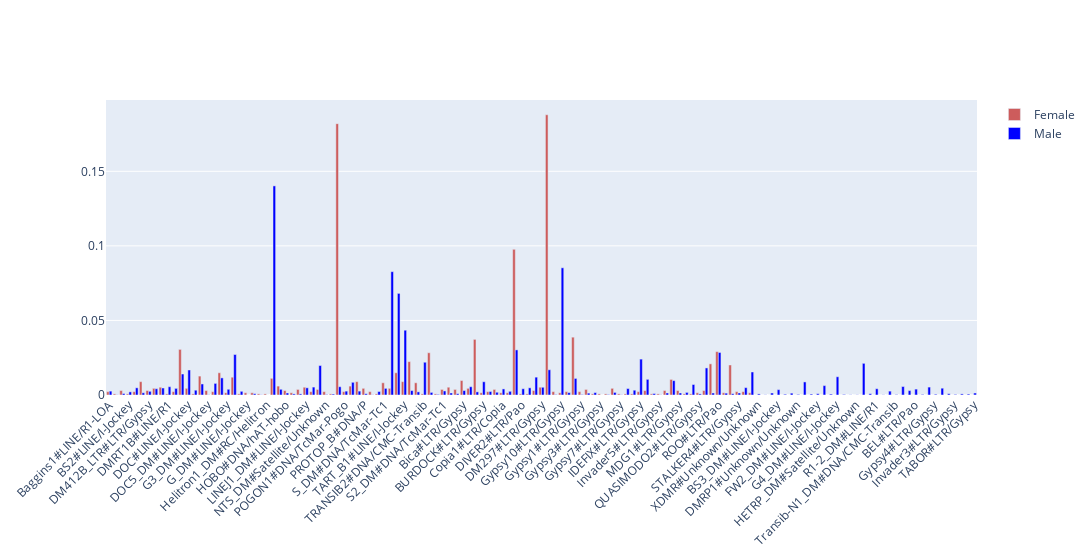

The notebook cell this image was saved under:
### Markdown cell above
## Barplot of TE expression ratio (from consensus data)

### Code cell
fig = go.Figure()
fig.add_trace(go.Bar(
    x=consensus_ratio_df.index,
    y=consensus_ratio_df["Female"],
    name='Female',
    marker_color='indianred'
))

fig.add_trace(go.Bar(
    x=consensus_ratio_df.index,
    y=consensus_ratio_df["Male"],
    name='Male',
    marker_color='blue'
))

fig.update_traces(texttemplate='%{text:.2s}', textposition='outside')
fig.update_layout(uniformtext_minsize=1, uniformtext_mode='hide')
fig.update_layout(barmode='group', xaxis_tickangle=-45, width=1500)
fig.show()

### Figure 1 — Plotly figure (JSON) as saved in the notebook; plotly's stock layout.template omitted (floating-point values rounded to 4 significant figures; data arrays with more than 128 entries replaced by an {"elided": "..."} marker saying what was removed)
{"data": [{"marker": {"color": "indianred"}, "name": "Female", "textposition": "outside", "texttemplate": "%{text:.2s}", "type": "bar", "x": {"elided": "133 str values"}, "y": {"elided": "133 float values"}}, {"marker": {"color": "blue"}, "name": "Male", "textposition": "outside", "texttemplate": "%{text:.2s}", "type": "bar", "x": {"elided": "133 str values"}, "y": {"elided": "133 float values"}}], "layout": {"barmode": "group", "uniformtext": {"minsize": 1, "mode": "hide"}, "width": 1500, "xaxis": {"tickangle": -45}}}
